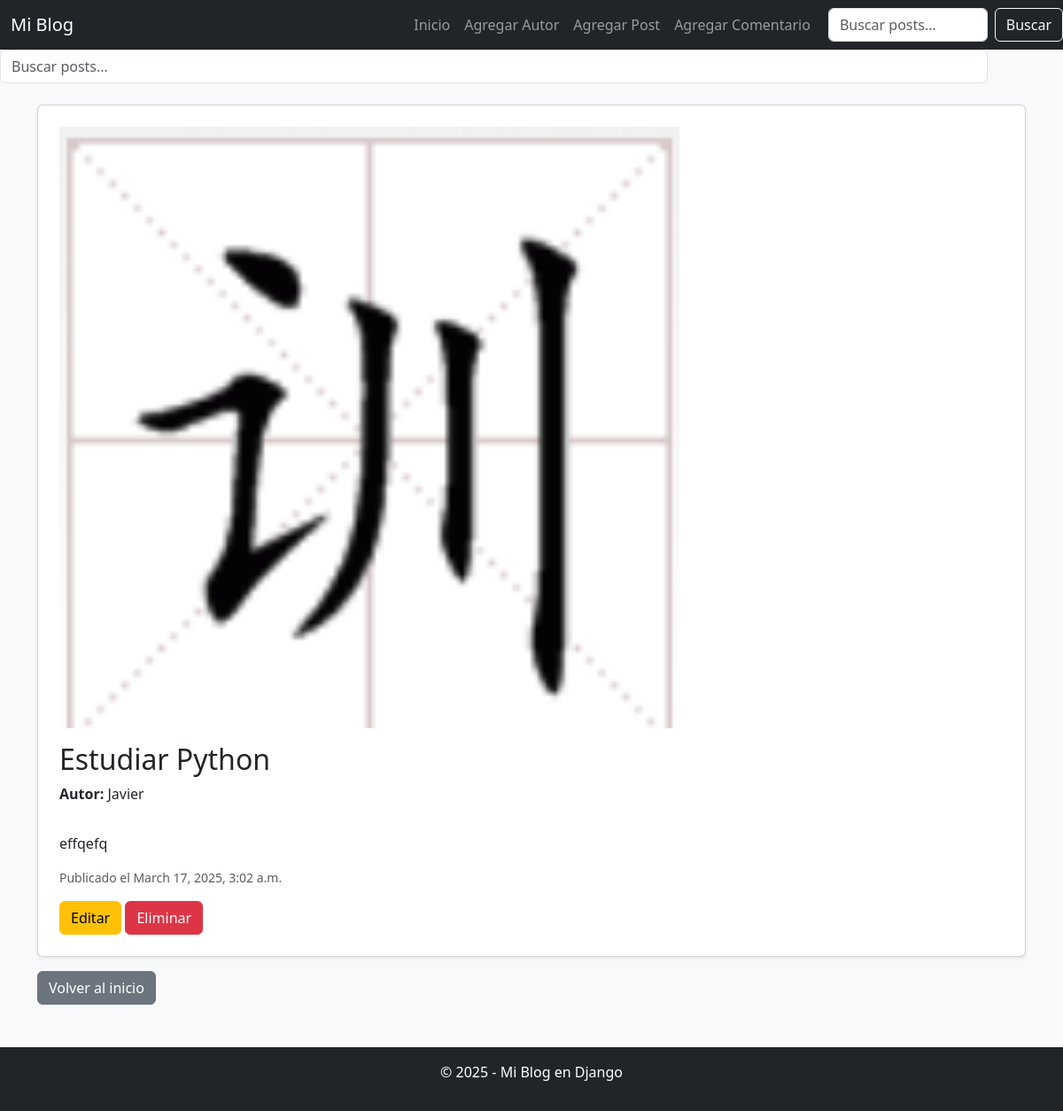
Screenshot of /post/12/ with the database file from the repository.
### blog/models.py (models this page shows, shortened)
class Post(models.Model):
    titulo = models.CharField(max_length=200)
    contenido = models.TextField()
    autor = models.ForeignKey('Autor', on_delete=models.CASCADE)
    fecha_publicacion = models.DateTimeField(auto_now_add=True)
    imagen = models.ImageField(upload_to='post_images/', blank=True, null=True)  # Nuevo campo

class Autor(models.Model):
    nombre = models.CharField(max_length=100)
    email = models.EmailField(unique=True)
    biografia = models.TextField(blank=True, null=True)

### blog/views.py (the view)
# urls.py: path('post/<int:post_id>/', detalle_post, name='detalle_post'),
def detalle_post(request, post_id):
    post = Post.objects.get(id=post_id)
    return render(request, 'blog/detalle_post.html', {'post': post})

### blog/templates/blog/detalle_post.html (shortened to what this page needs)
{% extends 'blog/base.html' %}
{% block content %}
<div class="card p-4 shadow-sm">
    {% if post.imagen %}
    <img src="{{ post.imagen.url }}" class="img-fluid mb-3" style="max-width: 700px; height: auto;" alt="Imagen de {{ post.titulo }}">
    {% endif %}
    <h2>{{ post.titulo }}</h2>
    <p><strong>Autor:</strong> {{ post.autor.nombre }}</p>
    <p class="mt-3">{{ post.contenido }}</p>
    <small class="text-muted">Publicado el {{ post.fecha_publicacion }}</small>
    <div class="mt-3">
        <a href="{% url 'editar_post' post.id %}" class="btn btn-warning">Editar</a>
        <a href="{% url 'eliminar_post' post.id %}" class="btn btn-danger">Eliminar</a>
    </div>
</div>
<a href="{% url 'inicio' %}" class="btn btn-secondary mt-3">Volver al inicio</a>
{% endblock %}

### rows the page displays
Post: imagen (picture), titulo "Estudiar Python", autor.nombre "Javier", contenido "effqefq", fecha_publicacion "March 17, 2025, 3:02 a.m."
